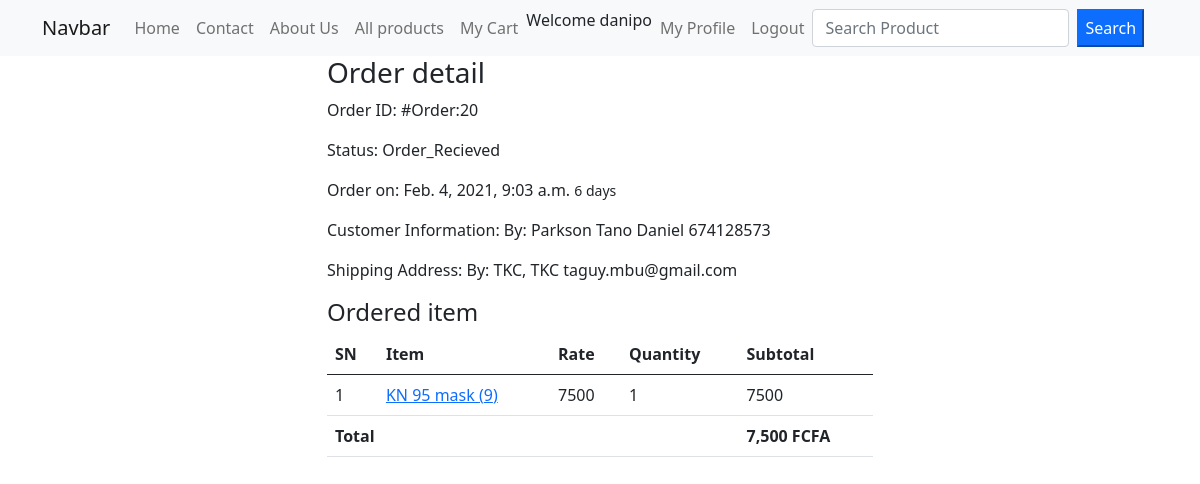
The page /profile/order-20 (signed in) on the database as committed earlier.
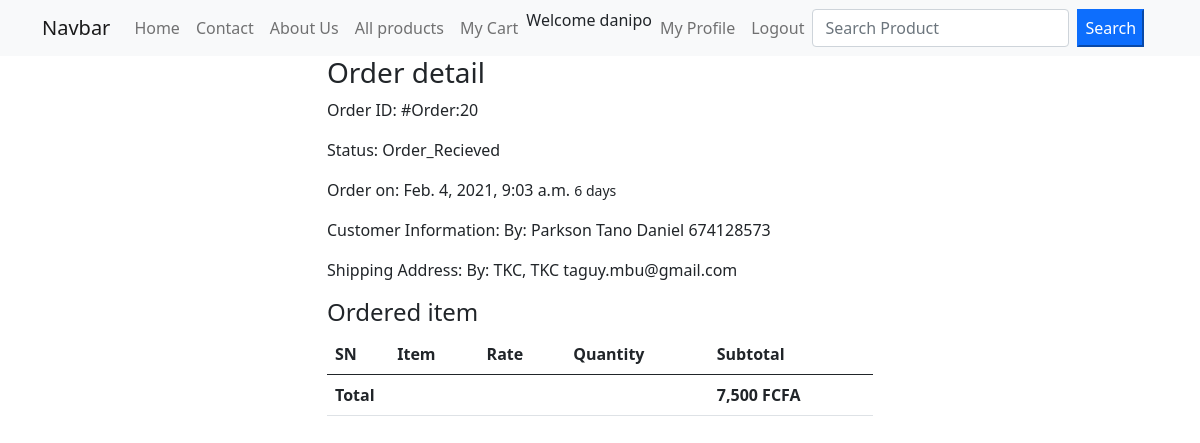
The same page on the database as committed later.
### ecommerceapp/models.py (models this page shows, shortened)
class CartProduct(models.Model):
	cart = models.ForeignKey(Cart, on_delete=models.CASCADE)
	product = models.ForeignKey(Product, on_delete=models.CASCADE)
	rate = models.PositiveIntegerField(default=1)
	quantity = models.PositiveIntegerField(default=1)
	subtotal = models.PositiveIntegerField(default=1)

class Product(models.Model):
	title = models.CharField(max_length=200)
	slug = models.SlugField(unique=True)
	category =models.ForeignKey(Category, on_delete=models.CASCADE)
	image = models.ImageField(upload_to='products')
	marked_price = models.PositiveIntegerField()
	selling_price = models.PositiveIntegerField()
	description = models.TextField()
	warranty = models.CharField(max_length=300, null=True, blank = True)
	return_policy = models.CharField(max_length=300, null=True, blank=True)
	view_count = models.PositiveIntegerField(default=0)

### ecommerceapp/views.py (the view)
# urls.py: path('profile/order-<int:pk>', CustomerOrderDetailView.as_view(), name='customerorderdetails'),
class CustomerOrderDetailView(DetailView):
	template_name = 'customerorderdetail.html'
	model = Order
	context_object_name = 'ord_obj'
	def dispatch(self, request, *args, **kwargs):
		if request.user.is_authenticated and Customer.objects.filter(user=request.user).exists():
			order_id = self.kwargs['pk']
			order = Order.objects.get(id=order_id)
			action = request.GET.get('action')
			ord_obj = Order.objects.get(id=order_id)
			order_obj = ord_obj.cart
			if action == 'rmv':
				order_obj.save()
				order_obj.delete()
				return redirect('ecommerceapp:customerprofile')
			else:
				pass
			if request.user.customer != order.cart.customer:
				return redirect('ecommerceapp:customerprofile')
			else:
				pass
		else:
			return redirect('/login/?next=/profile/')
		return super().dispatch(request, *args, **kwargs)

### templates/customerorderdetail.html (shortened to what this page needs)
{% extends "base.html" %}
{% load humanize %}
{% block content %}
<div class="row">
    <div class="col-md-6 mx-auto">
        <h3>Order detail</h3>
        <p><span class="font-weight-bold">Order ID:</span> #Order:{{ord_obj.id}} </p>
        <p><span class="font-weight-bold">Status:</span> {{ord_obj.order_status}} </p>
        <p><span class="font-weight-bold">Order on:</span> {{ord_obj.created_at}} <small>
                {{ord_obj.created_at|timesince }}
            </small> </p>
        <p><span class="font-weight-bold">Customer Information:</span> By: {{ord_obj.ordered_by}}
            {{ord_obj.mobile}} </p>
        <p><span class="font-weight-bold">Shipping Address:</span> By: {{ord_obj.shipping_address}}
            {{ord_obj.email}} </p>
        <h4>Ordered item</h4>
        <table class="table">
            <thead>
                <tr>
                    <th>SN</th>
                    <th>Item</th>
                    <th>Rate</th>
                    <th>Quantity</th>
                    <th>Subtotal</th>
                </tr>
            </thead>
            <tbody>
                {% for cp in ord_obj.cart.cartproduct_set.all %}
                <tr>
                    <td> {{forloop.counter}} </td>
                    <td> <a target="_blank" href=" {% url "ecommerceapp:productdetail" cp.product.slug %} ">{{cp.product.title}} ({{cp.product.id}}) </a> </td>
                                <td>{{ cp.rate }}</td>
                                <td> {{cp.quantity}} </td>
                                <td> {{cp.subtotal}} </td>
                            </tr>
                        {% endfor %}
                        <tr>
                            <th colspan=" 4" class="text-right"> Total </th>
                    <th> {{ord_obj.total|intcomma}} FCFA </th>
                </tr>
            </tbody>
        </table>
    </div>
</div>
{% endblock content %}

Rows that differ between the two databases and show on the page:
removed CartProduct: product "KN 95 mask", product.id "9", rate "7500", quantity "1", subtotal "7500"
